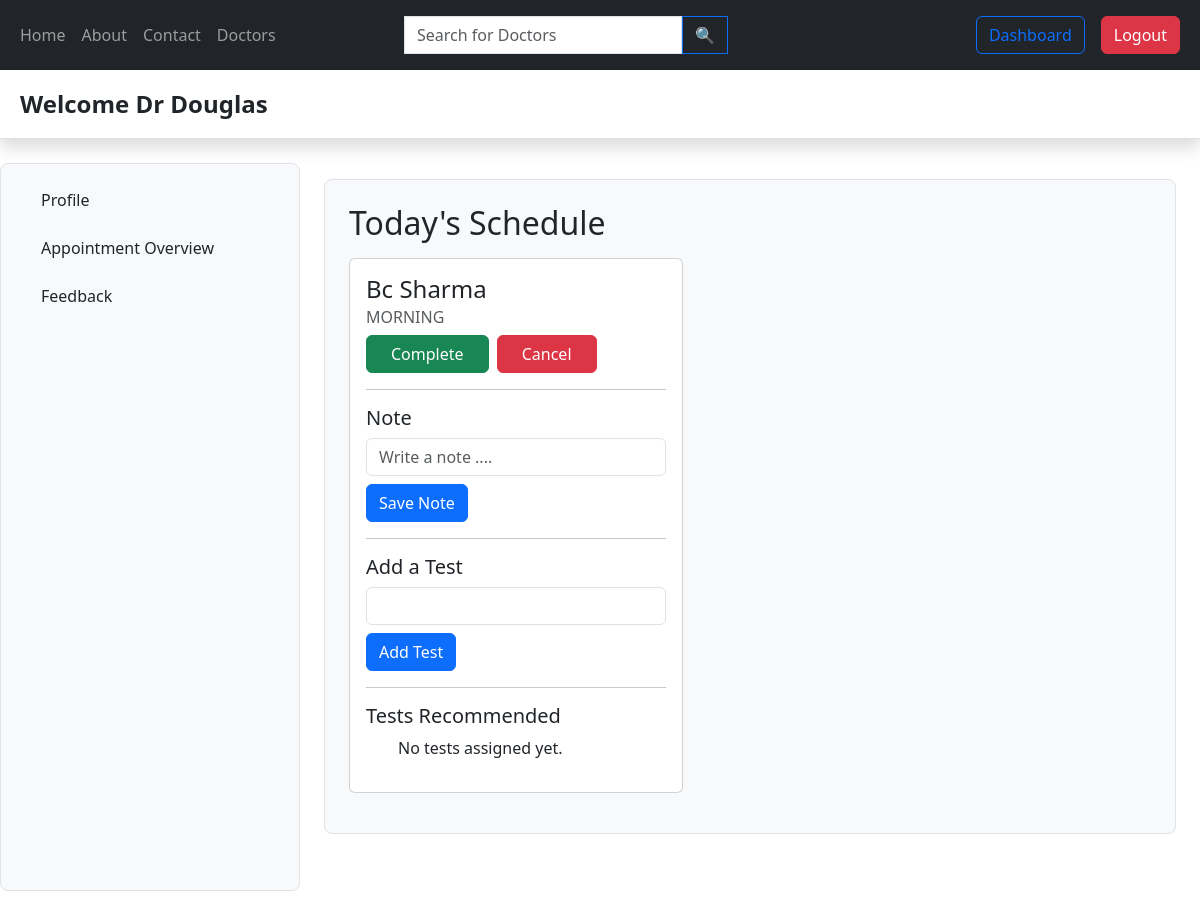
The page /doctor-dashboard/1/ (signed in) on the database its author committed.
### doctor/models.py (models this page shows, shortened)
class Doctor(models.Model):
  user= models.OneToOneField(User, on_delete= models.CASCADE,default=1)
  dob= models.DateField(default= None)
  sex= models.CharField(max_length= 10, choices= [('MALE', 'Male'), ('FEMALE', 'Female'), ('OTHER', 'Other')], default= 'FEMALE')
  department = models.ManyToManyField(Department)
  specialization = models.TextField(blank= True, null= True)
  dayofstarting= models.DateField(auto_now= True)
  avatar=models.ImageField(default="default_doctor_image.jpeg")
  Bio=models.TextField(default="",blank= True, null= True)
  Awards=models.TextField(default="",blank= True, null= True)

class AppointmentSlot(models.Model):
    doctor = models.ForeignKey(Doctor, on_delete=models.CASCADE)
    day_of_week = models.CharField(
        max_length=10,
        choices=[
            ('MONDAY', 'Monday'), ('TUESDAY', 'Tuesday'), ('WEDNESDAY', 'Wednesday'),
            ('THURSDAY', 'Thursday'), ('FRIDAY', 'Friday'), ('SATURDAY', 'Saturday'), ('SUNDAY', 'Sunday')
        ]
    )
    session = models.CharField(
        max_length=10,
        choices=[
            ('MORNING', 'Morning'), ('AFTERNOON', 'Afternoon'), ('EVENING', 'Evening')
        ]
    )
    max_bookings = models.PositiveIntegerField(default=10)
    class Meta:
        unique_together = ('doctor', 'day_of_week', 'session')
        ordering = ['doctor', 'day_of_week', 'session']

### appointment/models.py (models this page shows, shortened)
class Appointment(models.Model):
  patient= models.ForeignKey(Patient, on_delete=models.CASCADE, null=True)
  date = models.DateField(null=True, blank=True)
  slot= models.ForeignKey(AppointmentSlot, on_delete= models.CASCADE)
  stat= models.CharField(max_length= 20, choices=[('CONFIRMED', 'Confirmed'), ('CANCELLED', 'Cancelled'), ('COMPLETED','Completed')], default= 'CONFIRMED')
  booking_time= models.DateTimeField(auto_now=True)
  feedback= models.TextField(blank=True,null=True)
  test= models.ManyToManyField(Test,blank=True)
  doctorsnote= models.TextField(default='',blank=True,null=True)

### patient/models.py (models this page shows, shortened)
class Patient(models.Model):
  user= models.ForeignKey(User, on_delete= models.CASCADE)
  first_name= models.CharField(max_length= 255)
  last_name= models.CharField(max_length= 255, blank= True, null= True)
  dob= models.DateField(default= None)
  sex= models.CharField(max_length= 10, choices= [('MALE', 'Male'), ('FEMALE', 'Female'), ('OTHER', 'Other')], default= 'FEMALE')

### doctor/views.py (the view, shortened to what this page needs)
# urls.py: path('doctor-dashboard/<str:pk>/',views.doctor_dashboard,name="doctor-dashboard"),
@login_required(login_url='login_page')
@role_required(['DOCTOR'])
def doctor_dashboard(request,pk):
    doctor=Doctor.objects.get(id=pk)
    appointments = Appointment.objects.filter(slot__doctor=doctor, date=date.today(), stat= 'CONFIRMED').order_by('-date')
    tests = Test.objects.all()
    context={'doctor':doctor,'appointments':appointments,'tests':tests}
    return render(request,'doctor_dashboard.html',context)

### hmes/decorator.py (called while the page is built)
def role_required(allowed_roles):
    def decorator(view_func):
        @wraps(view_func)
        def _wrapped_view(request, *args, **kwargs):
            if request.user.is_authenticated:
                user_role = request.user.userinfo.role_def  # Adjust this line based on your user model
                if user_role in allowed_roles:
                    return view_func(request, *args, **kwargs)
            return render(request,'error_403.html')
        return _wrapped_view
    return decorator

### doctor/templates/doctor_dashboard.html (shortened to what this page needs)
{% extends 'base.html' %}
{% block start %}
<header class="py-3 mb-4 border-bottom shadow">
    <div class="container-fluid align-items-center d-flex justify-content-between">
        <a href="#" class="d-flex align-items-center col-lg-4 mb-2 mb-lg-0 link-dark text-decoration-none">
            <span class="fs-4 fw-bold text-dark">Welcome Dr {{ doctor.user.first_name }}</span>
        </a>
    </div>
</header>
<div class="container-fluid pb-3 flex-grow-1 d-flex flex-column overflow-auto" style="height: calc(100vh - 56px);">
    <div class="row flex-grow-1 flex-grow-0">
        <aside class="col-sm-3 flex-shrink-0 bg-light border rounded-3 p-3 h-100 sticky-top">
            <ul class="nav nav-pills flex-sm-column flex-row mb-auto text-truncate">
                <li class="nav-item mb-2">
                    <a href="{% url 'doctor-profile' doctor.id %}" class="nav-link d-flex align-items-center px-3 text-dark">
                        <span class="d-none d-sm-inline">Profile</span>
                    </a>
                </li>
                <li class="nav-item mb-2">
                    <a href="{% url 'appointment-overview' doctor.id %}" class="nav-link d-flex align-items-center px-3 text-dark">
                        <span class="d-none d-sm-inline">Appointment Overview</span>
                    </a>
                </li>
                <li class="nav-item mb-2">
                    <a href="{% url 'doctor-feedback' doctor.id %}" class="nav-link d-flex align-items-center px-3 text-dark">
                        <span class="d-none d-sm-inline">Feedback</span>
                    </a>
                </li>
            </ul>
        </aside>
        <main class="col overflow-auto h-100 px-4 py-3">
            <div class="bg-light border rounded-3 p-4">
                <h2 class="mb-3">Today's Schedule</h2>
                <div class="row row-cols-1 row-cols-md-3 g-4">
                    {% for appointment in appointments %}
                    <div class="col mb-3">
                        <div class="card h-100" style="width: 20.9rem;">
                            <div class="card-body">
                                <h4 class="card-title">{{ appointment.patient.first_name }} {{ appointment.patient.last_name }}</h4>
                                <h6 class="card-subtitle mb-2 text-muted">{{ appointment.slot.session }}</h6>
                                <div class="col-md-12">
                                    <a href="{% url 'confirmation' appointment.id %}?q=Complete" class="btn btn-success text-white px-4 me-1">Complete</a>
                                    <a href="{% url 'confirmation' appointment.id %}?q=Cancel" class="btn btn-danger text-white px-4">Cancel</a>
                                </div>
                                <hr>
                                <h5>Note</h5>
                                {% if appointment.doctorsnote == '' %}
                                <form action="" method="POST">
                                    <input type="text" name="doctor_note" placeholder="Write a note ...." class="form-control mb-2">
                                    <button type="submit" class="btn btn-primary">Save Note</button>
                                </form>
                                {% endif %}
                                <hr>
                                <h5>Add a Test</h5>
                                <form method="POST" action="">
                                    <input type="text" name="test" list="test-list" class="form-control mb-2">
                                    <button type="submit" class="btn btn-primary">Add Test</button>
                                </form>
                                <hr>
                                <h5>Tests Recommended</h5>
                                <ul>
                                    {% for test in appointment.test.all %}
                                        <li>{{ test.name }}</li>
                                    {% empty %}
                                        <p>No tests assigned yet.</p>
                                    {% endfor %}
                                </ul>
                            </div>
                        </div>
                    </div>
                    {% empty %}
                        <p>No appointments found for you.</p>
                    {% endfor %}
                </div>
            </div>
        </main>
    </div>
</div>
{% endblock %}

### rows shown on the page
Doctor: user.first_name "Douglas"
Appointment: patient.first_name "Bc", patient.last_name "Sharma", slot.session "MORNING"
